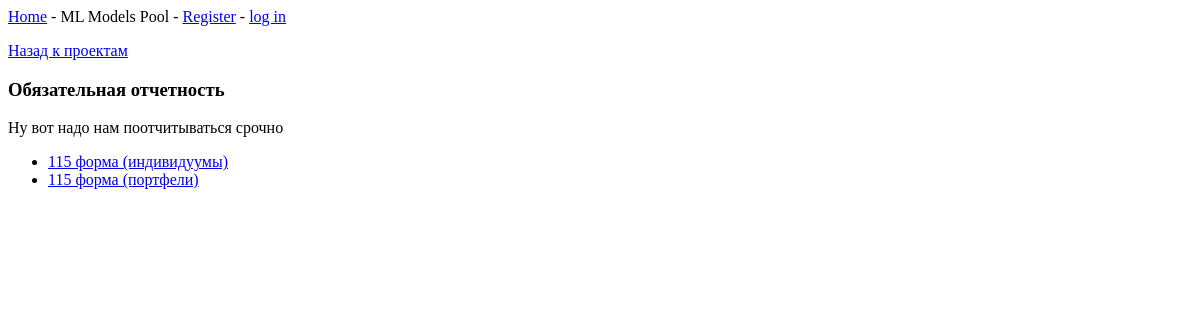
Page /project/1 on the earlier database version.
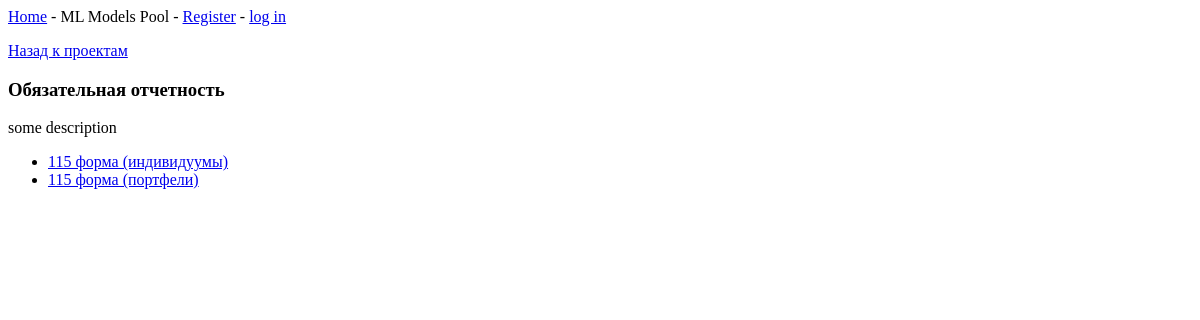
Same page on the later database version.
### mlpool/models.py (models this page shows)
class Project(models.Model):
    project_name = models.CharField(max_length=200)
    description = models.CharField(max_length=2000)
    date_added = models.DateTimeField(auto_now_add=True)
    def __str__(self):
        return self.project_name

class Task(models.Model):
    project = models.ForeignKey(Project, on_delete=models.DO_NOTHING)
    task_name = models.CharField(max_length=200)
    description = models.CharField(max_length=2000)
    date_added = models.DateTimeField(auto_now_add=True)
    def __str__(self):
        return self.task_name

### mlpool/views.py (the view)
# urls.py: path('project/<int:project_id>', views.project, name='project'),
def project(request, project_id):
    project = Project.objects.get(id=project_id)
    tasks = project.task_set.all()
    context = {
        'project': project,
        'tasks': tasks
    }
    return render(request, 'mlpool/project.html', context)

### templates/mlpool/project.html
{% extends 'mlpool/base.html' %}
{% block content %}
    <p>
        <a href="{% url 'mlpool:projects' %}">Назад к проектам</a>
        <h3>{{ project }}</h3>
    </p>
    <p>{{ project.description }}</p>
    <div>
    <ul>
        {% for t in tasks %}
            <li>
                <a href="{% url 'mlpool:task' t.id %}">{{ t }}</a>
            </li>
        {% empty %}
            <p>В этом проекте пока нет задач.</p>
        {% endfor %}
    </ul>
    </div>
{% endblock content %}

### templates/mlpool/base.html
{% block title %}
    <p>
        <a href="{% url 'mlpool:index' %}">Home</a> -
        ML Models Pool -
        {% if user.is_authenticated %}
        Hello, {{ user.username }}.
        <a href="{% url 'users:logout' %}">log out</a>
        {% else %}
        <a href="{% url 'users:register' %}">Register</a> -
        <a href="{% url 'users:login' %}">log in</a>
        {% endif %}
    </p>
{% endblock title %}
{% block content %} {% endblock content %}

Differences in the rows shown:
changed Project "Обязательная отчетность": description "Ну вот надо нам поотчитываться срочно" → "some description"
